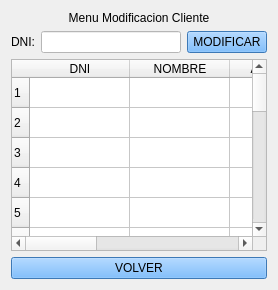
    <widget class="QWidget" name="page_menu_modificacion_cliente">
     <layout class="QHBoxLayout" name="horizontalLayout_7">
      <item>
       <layout class="QGridLayout" name="gridLayout_17">
        <item row="0" column="0">
         <widget class="QLabel" name="label_9">
          <property name="styleSheet">
           <string notr="true">font: 36pt &quot;Segoe UI&quot;;</string>
          </property>
          <property name="text">
           <string>Menu Modificacion Cliente</string>
          </property>
          <property name="alignment">
           <set>Qt::AlignCenter</set>
          </property>
         </widget>
        </item>
        <item row="1" column="0">
         <layout class="QGridLayout" name="gridLayout_16">
          <item row="0" column="0">
           <layout class="QGridLayout" name="gridLayout_15">
            <item row="0" column="0">
             <widget class="QLabel" name="label_10">
              <property name="text">
               <string>DNI:</string>
              </property>
             </widget>
            </item>
            <item row="0" column="1">
             <widget class="QLineEdit" name="le_dni_modificar_cliente">
              <property name="styleSheet">
               <string notr="true">background-color: rgb(255, 255, 255);</string>
              </property>
             </widget>
            </item>
            <item row="0" column="2">
             <widget class="QPushButton" name="bt_modificar_modificar_cliente">
              <property name="styleSheet">
               <string notr="true">background-color: rgb(85, 170, 255);</string>
              </property>
              <property name="text">
               <string>MODIFICAR</string>
              </property>
             </widget>
            </item>
           </layout>
          </item>
          <item row="1" column="0">
           <layout class="QGridLayout" name="gridLayout_14">
            <item row="0" column="0">
             <widget class="QTableWidget" name="tableWidget_2">
              <property name="rowCount">
               <number>20</number>
              </property>
              <row/>
              <row/>
              <row/>
              <row/>
              <row/>
              <row/>
              <row/>
              <row/>
              <row/>
              <row/>
              <row/>
              <row/>
              <row/>
              <row/>
              <row/>
              <row/>
              <row/>
              <row/>
              <row/>
              <row/>
              <column>
               <property name="text">
                <string>DNI</string>
               </property>
              </column>
              <column>
               <property name="text">
                <string>NOMBRE</string>
               </property>
              </column>
              <column>
               <property name="text">
                <string>APELLIDO</string>
               </property>
              </column>
              <column>
               <property name="text">
                <string>MAIL</string>
               </property>
              </column>
              <column>
               <property name="text">
                <string>TELEFONO</string>
               </property>
              </column>
              <column>
               <property name="text">
                <string>MEDIO</string>
               </property>
              </column>
             </widget>
            </item>
            <item row="1" column="0">
             <widget class="QPushButton" name="bt_volver_menu_modificacion_cliente">
              <property name="styleSheet">
               <string notr="true">background-color: rgb(85, 170, 255);</string>
              </property>
              <property name="text">
               <string>VOLVER</string>
              </property>
             </widget>
            </item>
           </layout>
          </item>
         </layout>
        </item>
       </layout>
      </item>
     </layout>
    </widget>
